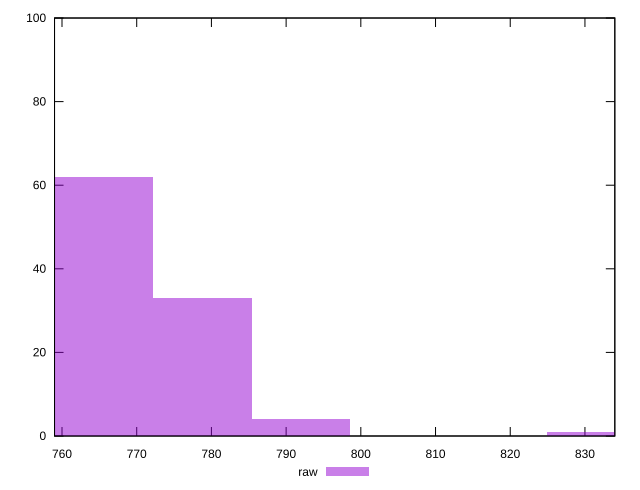

Generate this figure with gnuplot:
reset

$raw <<EOF
765.5771077426772 62
778.7767130485854 33
791.9763183544936 4
831.5751342722183 1
EOF

set key outside below
set boxwidth 13.199605305908227
set xrange [759:834]
set yrange [0:100]
set trange [0:100]
set style fill transparent solid 0.5 noborder
set terminal svg size 640, 490 enhanced background rgb 'white'
set output "report_00021_2021-02-20T09:16:39.615Z/uses-rel-preload/samples/pages+cached+noadtech+nomedia+nocss/raw/histogram.svg"

plot $raw title "raw" with boxes

reset
